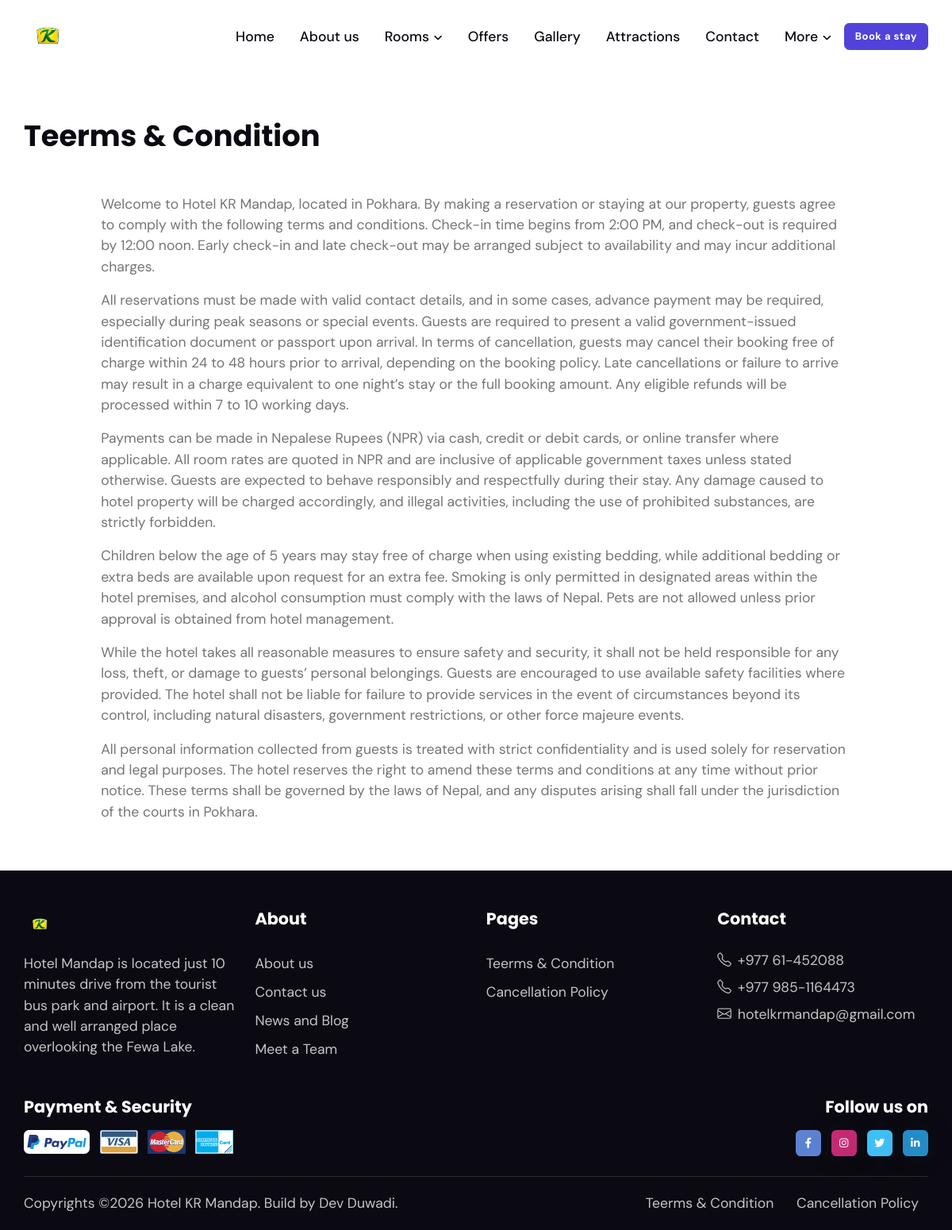
Page /page/teerms-condition/ on the committed database.
### settings/models.py (models this page shows, shortened)
class Logo(models.Model):
    name = models.CharField(max_length=255)
    logo = models.ImageField(
        upload_to='images', default='', blank=True, null=True)
    created_at = models.DateTimeField(auto_now_add=True)
    updated_at = models.DateTimeField(auto_now=True)
    class Meta:
        verbose_name = 'Logo'
        verbose_name_plural = 'Logo'

class SiteInfo(models.Model):
    name = models.CharField(max_length=255, null=True, blank=True)
    phone = models.CharField(max_length=100, null=True, blank=True)
    mobile = models.CharField(max_length=100, null=True, blank=True)
    email = models.EmailField(max_length=100, null=True, blank=True)
    secondary_email = models.EmailField(max_length=255, null=True, blank=True)
    address = models.CharField(max_length=100)
    short_description = models.TextField(max_length=255, blank=True, null=True)
    created_at = models.DateTimeField(auto_now_add=True)
    updated_at = models.DateTimeField(auto_now=True)
    class Meta:
        verbose_name = 'Office Information'
        verbose_name_plural = 'Office Information'

### page/models.py (models this page shows, shortened)
class Page(models.Model):
    title = models.CharField(max_length=255)
    slug = models.SlugField(max_length=255, unique=True, null=True, blank=True)
    description = CKEditor5Field(config_name='extends')
    is_active = models.BooleanField(default=True)
    created_at = models.DateTimeField(auto_now_add=True)
    updated_at = models.DateTimeField(auto_now=True)
    class Meta:
        verbose_name = 'Page'
        verbose_name_plural = 'Pages'

### page/views.py (the view)
# urls.py: path('page/', include('page.urls')),
def page(request, slug):
    seo=Seo.objects.first()
    page = get_object_or_404(Page, slug=slug)
    context = {
        'seo': seo,
        'page': page,
    }
    return render(request, 'page.html',context)

### core/context_processor.py (called while the page is built)
def default(request):
    favicon = Favicon.objects.first()
    logo = Logo.objects.first()
    site_info = SiteInfo.objects.first()
    social_links = SocialLinks.objects.first()
    attractions = Attraction.objects.all().order_by('ordering')
    pages=Page.objects.all()
    otas=OTA.objects.all()
    rooms=Room.objects.all()
    return {
        'favicon': favicon,
        'logo': logo,
        'site_info': site_info,
        'social_links': social_links,
        'pages': pages,
        'otas':otas,
        'attractions': attractions,
        'rooms': rooms,
    }

### templates/page.html
{% extends "base.html" %} {% load static %} {% block content %}
<main>
  <section>
    <div class="container">
      <div class="row g-4">
        <h3>{{ page.title }}</h3>
        <div class="col-md-10 mx-auto">
        <p class="lead"> {{ page.description | safe }}</p>
        </div>
      </div>
    </div>
  </section>
</main>
{% endblock content %}

### templates/base.html (shortened to what this page needs)
{% load static %}
<!doctype html>
<html lang="en">
  <head>
    <link
      rel="stylesheet"
      type="text/css"
      href="{% static 'assets/vendor/font-awesome/css/all.min.css' %}"
    />
    <link
      rel="stylesheet"
      type="text/css"
      href="{% static 'assets/vendor/bootstrap-icons/bootstrap-icons.css' %}"
    />
    <link
      rel="stylesheet"
      type="text/css"
      href="{% static 'assets/vendor/tiny-slider/tiny-slider.css' %}"
    />
    <link
      rel="stylesheet"
      type="text/css"
      href="{% static 'assets/vendor/glightbox/css/glightbox.css' %}"
    />
    <link
      rel="stylesheet"
      type="text/css"
      href="{% static 'assets/vendor/flatpickr/css/flatpickr.min.css' %}"
    />
    <link
      rel="stylesheet"
      type="text/css"
      href="{% static 'assets/vendor/choices/css/choices.min.css' %}"
    />
    <link
      rel="stylesheet"
      type="text/css"
      href="{% static 'assets/css/style.css' %}"
    />
  </head>
  <body>
    <header class="navbar-light py-3">
      <nav class="navbar navbar-expand-lg">
        <div class="container d-block">
          <div class="row align-items-center">
            <div class="col-2">
              <a class="navbar-brand" href="/">
                <img
                  class="light-mode-item navbar-brand-item d-inline h-40px h-md-60px"
                  src="{{ logo.logo.url }}"
                  alt="{{ logo.title }}"
                />
              </a>
            </div>
            <div class="col-10">
              <div class="d-sm-flex align-items-center justify-content-end">
                <div class="navbar-collapse collapse" id="navbarCollapse">
                  <ul class="navbar-nav navbar-nav-scroll ms-auto">
                    <li class="nav-item">
                      <a class="nav-link" href="/">Home</a>
                    </li>
                    <li class="nav-item">
                      <a class="nav-link" href="{% url 'about' %}">About us</a>
                    </li>
                    <li class="nav-item dropdown">
                      <a
                        class="nav-link dropdown-toggle"
                        href="{% url 'rooms' %}"
                        id="pagesFacilities"
                        data-bs-toggle="dropdown"
                        aria-haspopup="true"
                        aria-expanded="false"
                        >Rooms</a
                      >
                    </li>
                    <li class="nav-item">
                      <a class="nav-link" href="{% url 'offer' %}">Offers</a>
                    </li>
                    <li class="nav-item">
                      <a class="nav-link" href="{% url 'gallery'%}">Gallery</a>
                    </li>
                    <li class="nav-item">
                      <a class="nav-link" href="{% url 'attraction'%}"
                        >Attractions</a
                      >
                    </li>
                    <li class="nav-item">
                      <a class="nav-link" href="{% url 'contact' %}">Contact</a>
                    </li>
                    <li class="nav-item dropdown">
                      <a
                        class="nav-link dropdown-toggle"
                        href="#"
                        id="pagesFacilities"
                        data-bs-toggle="dropdown"
                        aria-haspopup="true"
                        aria-expanded="false"
                        >More</a
                      >
                    </li>
                  </ul>
                </div>
                <div class="d-flex align-items-center justify-content-end">
                  <div class="nav-item dropdown form-control-bg-light">
                    <a
                      class="btn btn-sm btn-primary mb-0"
                      href="#"
                      role="button"
                      data-bs-toggle="dropdown"
                      aria-expanded="false"
                      data-bs-auto-close="outside"
                    >
                      Book a stay
                    </a>
                  </div>
                </div>
              </div>
            </div>
          </div>
        </div>
      </nav>
    </header>
    {% block content %} {% endblock %}
    <footer class="bg-dark pt-5">
      <div class="container">
        <div class="row g-4">
          <div class="col-6 col-lg-3">
            <a href="index.html">
              <img
                class="h-40px"
                src="{{ logo.logo.url }}"
                alt="{{ logo.title }}"
              />
            </a>
            <p class="my-3 text-body-secondary">
              {{ site_info.short_description}}
            </p>
          </div>
          <div class="col-6 col-lg-3">
            <h5 class="text-white mb-2 mb-md-4">About</h5>
            <ul class="nav flex-column text-primary-hover">
              <li class="nav-item">
                <a class="nav-link text-body-secondary" href="#">About us</a>
              </li>
              <li class="nav-item">
                <a class="nav-link text-body-secondary" href="#">Contact us</a>
              </li>
              <li class="nav-item">
                <a class="nav-link text-body-secondary" href="#"
                  >News and Blog</a
                >
              </li>
              <li class="nav-item">
                <a class="nav-link text-body-secondary" href="#">Meet a Team</a>
              </li>
            </ul>
          </div>
          <div class="col-6 col-lg-3">
            <h5 class="text-white mb-2 mb-md-4">Pages</h5>
            <ul class="nav flex-column text-primary-hover">
              {% for page in pages %}
              <li class="nav-item">
                <a class="nav-link text-body-secondary" href="{% url 'page-detail' page.slug %}">{{ page.title }}</a>
              </li>
              {% endfor %}
            </ul>
          </div>
          <div class="col-6 col-lg-3">
            <h5 class="text-white mb-2 mb-md-4">Contact</h5>
            <ul class="nav flex-column text-primary-hover">
              <li class="nav-item">
                <p class="mb-2">
                  <a href="#" class="text-body-secondary text-primary-hover">
                    <i class="bi bi-telephone me-2"></i>{{ site_info.phone }}
                  </a>
                </p>
              </li>
              <li class="nav-item">
                <p class="mb-2">
                  <a href="#" class="text-body-secondary text-primary-hover">
                    <i class="bi bi-telephone me-2"></i>{{ site_info.mobile }}
                  </a>
                </p>
              </li>
              <li class="nav-item">
                <p class="mb-0">
                  <a href="#" class="text-body-secondary text-primary-hover">
                    <i class="bi bi-envelope me-2"></i>{{ site_info.email }}
                  </a>
                </p>
              </li>
            </ul>
          </div>
        </div>
        <div class="row g-4 justify-content-between mt-0 mt-md-2">
          <div class="col-sm-7 col-md-6 col-lg-4">
            <h5 class="text-white mb-2">Payment & Security</h5>
            <ul class="list-inline mb-0 mt-3">
              <li class="list-inline-item">
                <a href="#"
                  ><img
                    src="{% static 'assets/images/element/paypal.svg' %}"
                    class="h-30px"
                    alt=""
                /></a>
              </li>
              <li class="list-inline-item">
                <a href="#"
                  ><img
                    src="{% static 'assets/images/element/visa.svg' %}"
                    class="h-30px"
                    alt=""
                /></a>
              </li>
              <li class="list-inline-item">
                <a href="#"
                  ><img
                    src="{% static 'assets/images/element/mastercard.svg' %}"
                    class="h-30px"
                    alt=""
                /></a>
              </li>
              <li class="list-inline-item">
                <a href="#"
                  ><img
                    src="{% static 'assets/images/element/expresscard.svg' %}"
                    class="h-30px"
                    alt=""
                /></a>
              </li>
            </ul>
          </div>
          <div class="col-sm-5 col-md-6 col-lg-3 text-sm-end">
            <h5 class="text-white mb-2">Follow us on</h5>
            <ul class="list-inline mb-0 mt-3">
              <li class="list-inline-item">
                <a class="btn btn-sm px-2 bg-facebook mb-0" href="#"
                  ><i class="fab fa-fw fa-facebook-f"></i
                ></a>
              </li>
              <li class="list-inline-item">
                <a class="btn btn-sm shadow px-2 bg-instagram mb-0" href="#"
                  ><i class="fab fa-fw fa-instagram"></i
                ></a>
              </li>
              <li class="list-inline-item">
                <a class="btn btn-sm shadow px-2 bg-twitter mb-0" href="#"
                  ><i class="fab fa-fw fa-twitter"></i
                ></a>
              </li>
              <li class="list-inline-item">
                <a class="btn btn-sm shadow px-2 bg-linkedin mb-0" href="#"
                  ><i class="fab fa-fw fa-linkedin-in"></i
                ></a>
              </li>
            </ul>
          </div>
        </div>
        <hr class="mt-4 mb-0" />
        <div class="row">
          <div class="container">
            <div
              class="d-lg-flex justify-content-between align-items-center py-3 text-center text-lg-start"
            >
              <div class="text-body-secondary text-primary-hover">
                Copyrights ©{% now 'Y'%} Hotel KR Mandap. Build by
                <a href="#" class="text-body-secondary">Dev Duwadi</a>.
              </div>
              <div class="nav mt-2 mt-lg-0">
                <ul class="list-inline text-primary-hover mx-auto mb-0">
                  {% for page in pages %}
                  <li class="list-inline-item me-0">
                    <a
                      class="nav-link text-body-secondary py-1"
                      href="{% url 'page-detail' page.slug %}"
                      >{{ page.title }}</a
                    >
                  </li>
                  {% endfor %}
                </ul>
              </div>
            </div>
          </div>
        </div>
      </div>
    </footer>
  </body>
</html>

### rows in the picture
Logo: logo (picture)
Page: title "Teerms & Condition", description "Welcome to Hotel KR Mandap, located in Pokhara. By making a reservation or staying at our property, guests agree to comply with the following terms and conditions. Check-in time begins from 2:00 PM, and check-out is required by 12:00 noon. Early check-in and late check-out may be arranged subject to availability and may incur additional charges. All reservations must be made with valid contact details, and in some cases, advance payment may be required, especially during peak seasons or special events. Guests are required to present a valid government-issued identification document or passport upon arrival. In terms of cancellation, guests may cancel their booking free of charge within 24…"
SiteInfo: short_description "Hotel Mandap is located just 10 minutes drive from the tourist bus park and airport. It is a clean and well arranged place overlooking the Fewa Lake.", phone "+977 61-452088", mobile "+977 985-1164473", email "hotelkrmandap@gmail.com"
Page: title "Cancellation Policy"
